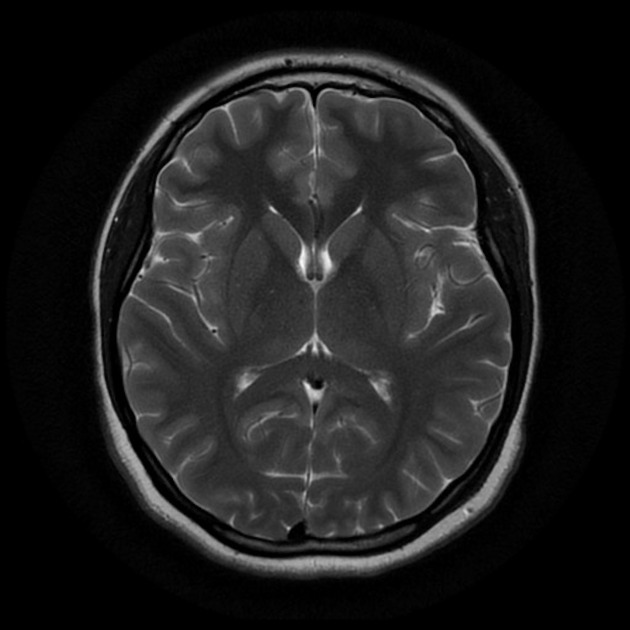
#> input picture Brain_Tumor_Detection/test_image/no/1 no.jpeg, 630 x 630 px
$ python -i app.py   (imports and definitions only)
#> lines starting #> are read from the running program, lines starting #| are printed output that depends on the picture
#> further down, picture is the input picture: shape (630, 630, 3); min 0, max 248, mean 29.7
import streamlit as st
import cv2
import numpy as np
from PIL import Image

# [1 line not run here, left out]

def dodge(x, y):
    return cv2.divide(x,  255 - y, scale=256)

def sketch(img):
    img_gray = cv2.cvtColor(img, cv2.COLOR_BGR2GRAY)
    img_invert = cv2.bitwise_not(img_gray)
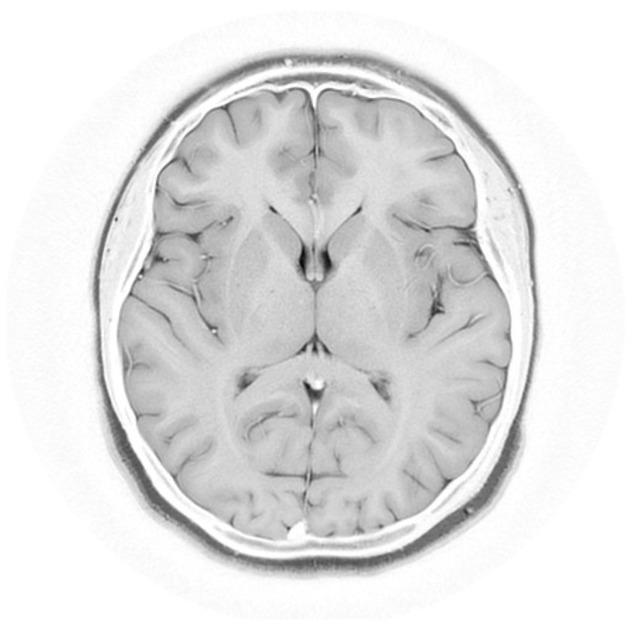
#> img_invert: shape (630, 630); min 7, max 255, mean 225.3
    img_smoothing = cv2.GaussianBlur(img_invert, (21, 21), sigmaX=0, sigmaY=0)
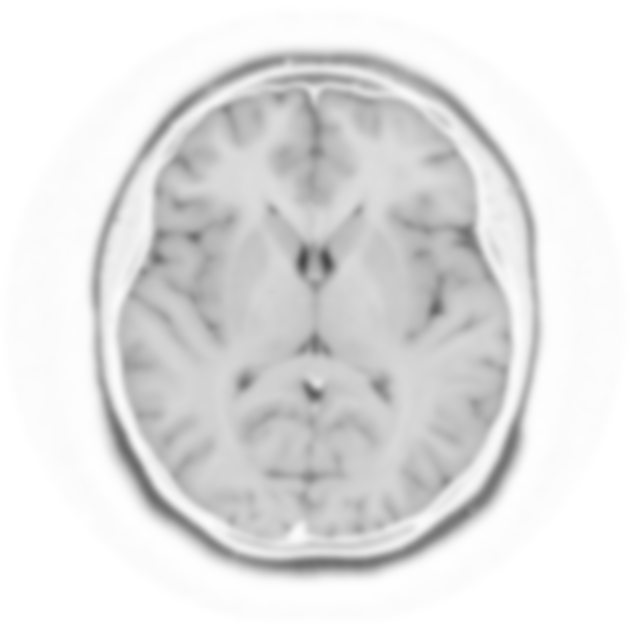
#> img_smoothing: shape (630, 630); min 73, max 255, mean 225.3
    final_img = dodge(img_gray, img_smoothing)
#> in dodge, `return cv2.divide(x,  255 - y, scale=256)`:
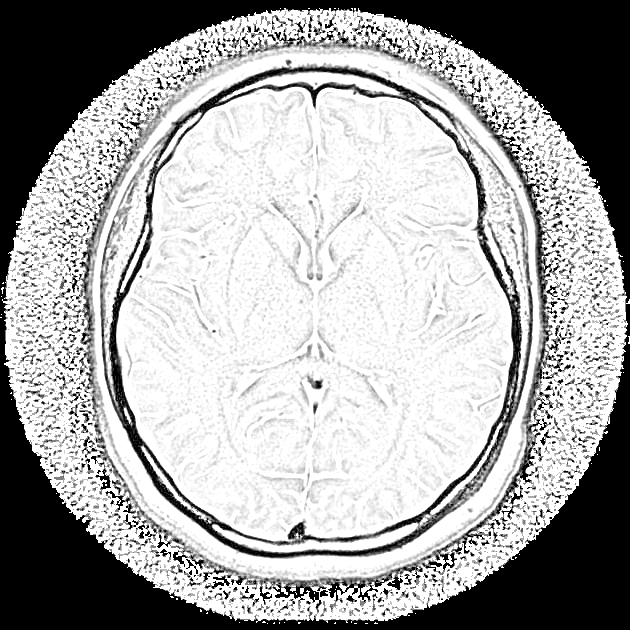
#> returned value: shape (630, 630); min 0, max 255, mean 166.1
    return final_img

# [14 lines not run here, left out]

# image = Image.open(uploaded_file)
# st.image(image, caption='Uploaded Image.', use_column_width=True)

>>> import cv2
>>> picture = cv2.imread('../Brain_Tumor_Detection/test_image/no/1 no.jpeg')
>>> result = sketch(picture)
